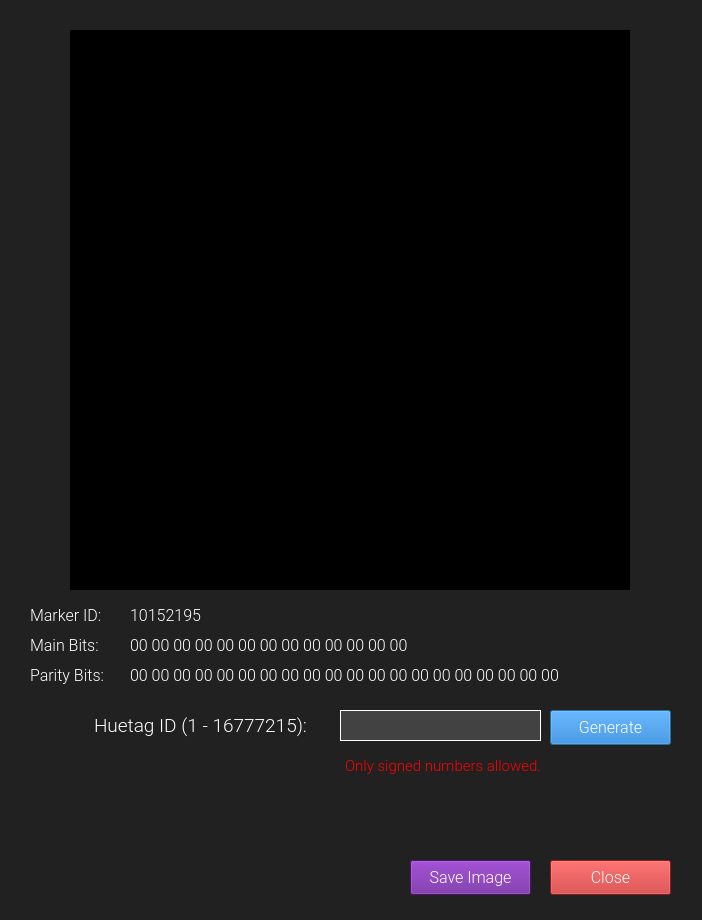
<?xml version="1.0" encoding="UTF-8"?>
<ui version="4.0">
 <class>huetagwriterwindow</class>
 <widget class="QDialog" name="huetagwriterwindow">
  <property name="geometry">
   <rect>
    <x>0</x>
    <y>0</y>
    <width>702</width>
    <height>920</height>
   </rect>
  </property>
  <property name="windowTitle">
   <string>huetagwriterwindow</string>
  </property>
  <property name="styleSheet">
   <string notr="true">background-color: rgb(33, 33, 33);</string>
  </property>
  <widget class="QLabel" name="markerImageLabel">
   <property name="geometry">
    <rect>
     <x>70</x>
     <y>30</y>
     <width>560</width>
     <height>560</height>
    </rect>
   </property>
   <property name="styleSheet">
    <string notr="true">background-color: rgb(0, 0, 0);</string>
   </property>
   <property name="text">
    <string/>
   </property>
  </widget>
  <widget class="QLineEdit" name="idLineEdit">
   <property name="geometry">
    <rect>
     <x>340</x>
     <y>710</y>
     <width>201</width>
     <height>31</height>
    </rect>
   </property>
   <property name="font">
    <font>
     <pointsize>10</pointsize>
    </font>
   </property>
   <property name="styleSheet">
    <string notr="true">border: 1px solid white;
background-color: rgb(66, 66, 66); color : white;</string>
   </property>
   <property name="text">
    <string/>
   </property>
   <property name="readOnly">
    <bool>false</bool>
   </property>
  </widget>
  <widget class="QPushButton" name="closeButton">
   <property name="geometry">
    <rect>
     <x>550</x>
     <y>860</y>
     <width>121</width>
     <height>35</height>
    </rect>
   </property>
   <property name="font">
    <font>
     <family>Roboto Light</family>
     <pointsize>12</pointsize>
    </font>
   </property>
   <property name="focusPolicy">
    <enum>Qt::NoFocus</enum>
   </property>
   <property name="styleSheet">
    <string notr="true">background-color : rgb(198, 40, 40); color : white;</string>
   </property>
   <property name="text">
    <string>Close</string>
   </property>
  </widget>
  <widget class="QPushButton" name="saveImageButton">
   <property name="geometry">
    <rect>
     <x>410</x>
     <y>860</y>
     <width>121</width>
     <height>35</height>
    </rect>
   </property>
   <property name="font">
    <font>
     <family>Roboto Light</family>
     <pointsize>12</pointsize>
    </font>
   </property>
   <property name="focusPolicy">
    <enum>Qt::NoFocus</enum>
   </property>
   <property name="styleSheet">
    <string notr="true">background-color : rgb(106, 27, 154); color : white;
qproperty-frame : false;</string>
   </property>
   <property name="text">
    <string>Save Image</string>
   </property>
  </widget>
  <widget class="QLabel" name="IDLabel">
   <property name="geometry">
    <rect>
     <x>70</x>
     <y>710</y>
     <width>261</width>
     <height>31</height>
    </rect>
   </property>
   <property name="font">
    <font>
     <family>Roboto Light</family>
     <pointsize>14</pointsize>
    </font>
   </property>
   <property name="styleSheet">
    <string notr="true">background-color: rgba(0, 0, 0,0); color: rgb(255,255,255);</string>
   </property>
   <property name="text">
    <string>Huetag ID (1 - 16777215):</string>
   </property>
   <property name="alignment">
    <set>Qt::AlignCenter</set>
   </property>
  </widget>
  <widget class="QPushButton" name="generateMarkerButton">
   <property name="geometry">
    <rect>
     <x>550</x>
     <y>710</y>
     <width>121</width>
     <height>35</height>
    </rect>
   </property>
   <property name="font">
    <font>
     <family>Roboto Light</family>
     <pointsize>12</pointsize>
    </font>
   </property>
   <property name="styleSheet">
    <string notr="true">background-color : rgb(25, 118, 210); color : white;
qproperty-frame : false;</string>
   </property>
   <property name="text">
    <string>Generate</string>
   </property>
  </widget>
  <widget class="QLabel" name="warningLabel">
   <property name="geometry">
    <rect>
     <x>210</x>
     <y>750</y>
     <width>331</width>
     <height>31</height>
    </rect>
   </property>
   <property name="font">
    <font>
     <family>Roboto Light</family>
     <pointsize>11</pointsize>
     <weight>50</weight>
     <bold>false</bold>
    </font>
   </property>
   <property name="styleSheet">
    <string notr="true">background-color: rgba(0, 0, 0,0); color: rgb(255,0,0);</string>
   </property>
   <property name="text">
    <string>Only signed numbers allowed.</string>
   </property>
   <property name="alignment">
    <set>Qt::AlignRight|Qt::AlignTrailing|Qt::AlignVCenter</set>
   </property>
  </widget>
  <widget class="QLabel" name="IDLabel_2">
   <property name="geometry">
    <rect>
     <x>30</x>
     <y>600</y>
     <width>91</width>
     <height>31</height>
    </rect>
   </property>
   <property name="font">
    <font>
     <family>Roboto Light</family>
     <pointsize>12</pointsize>
    </font>
   </property>
   <property name="styleSheet">
    <string notr="true">background-color: rgba(0, 0, 0,0); color: rgb(255,255,255);</string>
   </property>
   <property name="text">
    <string>Marker ID:</string>
   </property>
   <property name="alignment">
    <set>Qt::AlignLeading|Qt::AlignLeft|Qt::AlignVCenter</set>
   </property>
  </widget>
  <widget class="QLabel" name="IDLabel_3">
   <property name="geometry">
    <rect>
     <x>30</x>
     <y>630</y>
     <width>91</width>
     <height>31</height>
    </rect>
   </property>
   <property name="font">
    <font>
     <family>Roboto Light</family>
     <pointsize>12</pointsize>
    </font>
   </property>
   <property name="styleSheet">
    <string notr="true">background-color: rgba(0, 0, 0,0); color: rgb(255,255,255);</string>
   </property>
   <property name="text">
    <string>Main Bits: </string>
   </property>
   <property name="alignment">
    <set>Qt::AlignLeading|Qt::AlignLeft|Qt::AlignVCenter</set>
   </property>
  </widget>
  <widget class="QLabel" name="IDLabel_4">
   <property name="geometry">
    <rect>
     <x>30</x>
     <y>660</y>
     <width>91</width>
     <height>31</height>
    </rect>
   </property>
   <property name="font">
    <font>
     <family>Roboto Light</family>
     <pointsize>12</pointsize>
    </font>
   </property>
   <property name="styleSheet">
    <string notr="true">background-color: rgba(0, 0, 0,0); color: rgb(255,255,255);</string>
   </property>
   <property name="text">
    <string>Parity Bits:</string>
   </property>
   <property name="alignment">
    <set>Qt::AlignLeading|Qt::AlignLeft|Qt::AlignVCenter</set>
   </property>
  </widget>
  <widget class="QLabel" name="parityBitsLabel">
   <property name="geometry">
    <rect>
     <x>130</x>
     <y>660</y>
     <width>561</width>
     <height>31</height>
    </rect>
   </property>
   <property name="font">
    <font>
     <family>Roboto Light</family>
     <pointsize>12</pointsize>
    </font>
   </property>
   <property name="styleSheet">
    <string notr="true">background-color: rgba(0, 0, 0,0); color: rgb(255,255,255);</string>
   </property>
   <property name="text">
    <string>00 00 00 00 00 00 00 00 00 00 00 00 00 00 00 00 00 00 00 00 </string>
   </property>
   <property name="alignment">
    <set>Qt::AlignLeading|Qt::AlignLeft|Qt::AlignVCenter</set>
   </property>
  </widget>
  <widget class="QLabel" name="mainBitsLabel">
   <property name="geometry">
    <rect>
     <x>130</x>
     <y>630</y>
     <width>541</width>
     <height>31</height>
    </rect>
   </property>
   <property name="font">
    <font>
     <family>Roboto Light</family>
     <pointsize>12</pointsize>
    </font>
   </property>
   <property name="styleSheet">
    <string notr="true">background-color: rgba(0, 0, 0,0); color: rgb(255,255,255);</string>
   </property>
   <property name="text">
    <string>00 00 00 00 00 00 00 00 00 00 00 00 00</string>
   </property>
   <property name="alignment">
    <set>Qt::AlignLeading|Qt::AlignLeft|Qt::AlignVCenter</set>
   </property>
  </widget>
  <widget class="QLabel" name="markerIdLabel">
   <property name="geometry">
    <rect>
     <x>130</x>
     <y>600</y>
     <width>541</width>
     <height>31</height>
    </rect>
   </property>
   <property name="font">
    <font>
     <family>Roboto Light</family>
     <pointsize>12</pointsize>
    </font>
   </property>
   <property name="styleSheet">
    <string notr="true">background-color: rgba(0, 0, 0,0); color: rgb(255,255,255);</string>
   </property>
   <property name="text">
    <string>10152195</string>
   </property>
   <property name="alignment">
    <set>Qt::AlignLeading|Qt::AlignLeft|Qt::AlignVCenter</set>
   </property>
  </widget>
 </widget>
 <layoutdefault spacing="6" margin="11"/>
 <resources/>
 <connections/>
</ui>
